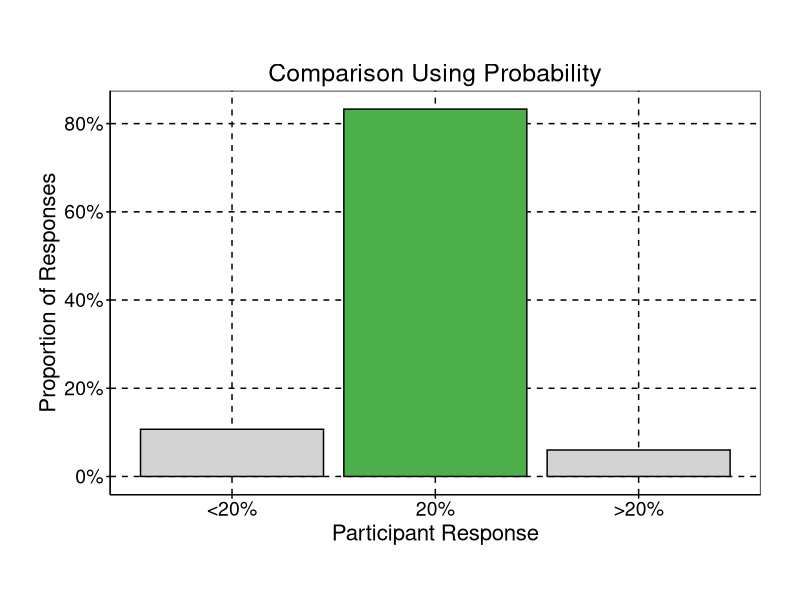
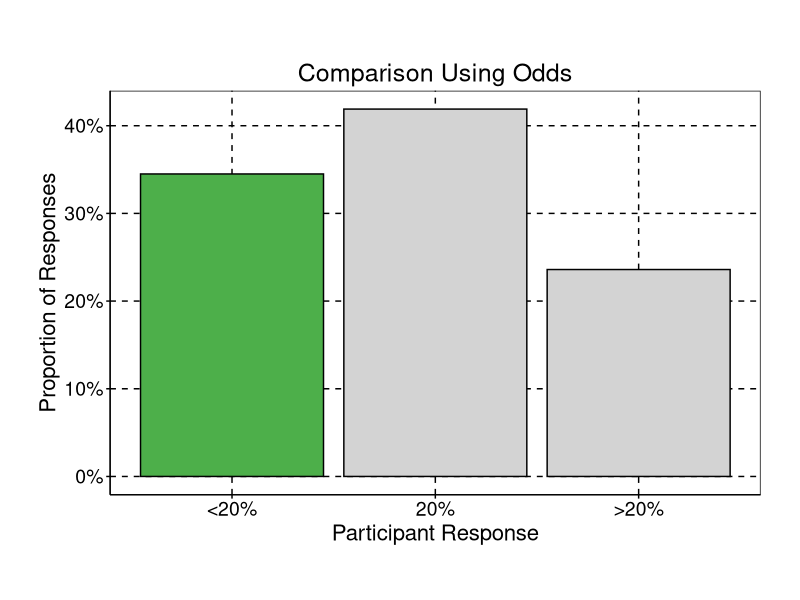
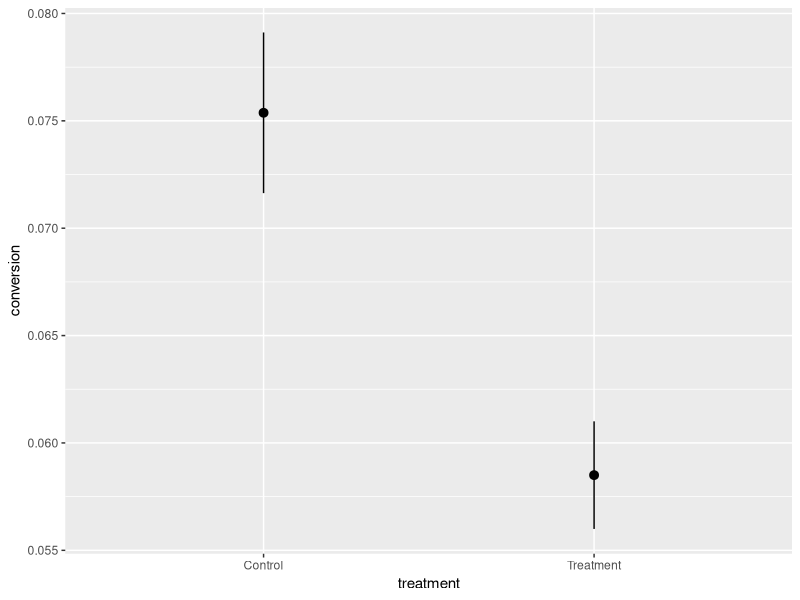
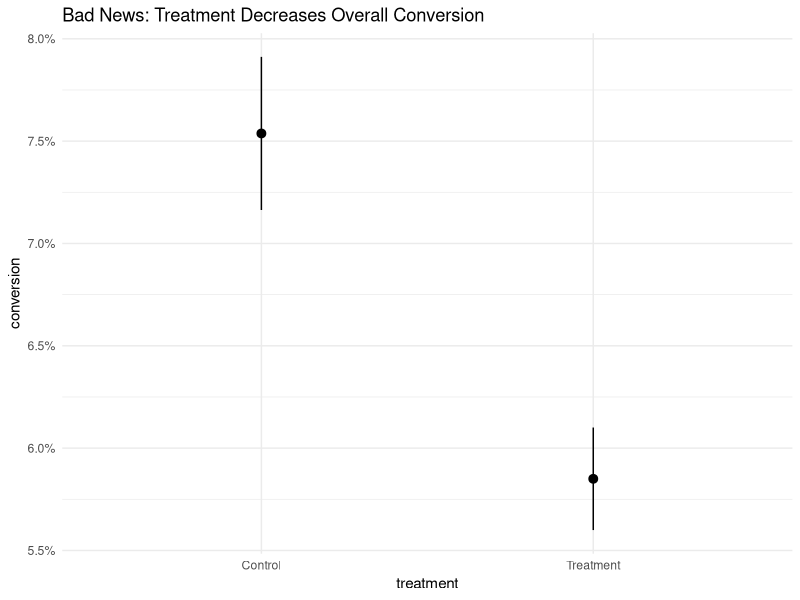

Generate these figures, in order, with R:
## ---- chunk 1
#| echo: false
#| warning: false
#| message: false

library(tidyverse)
library(marginaleffects)

options(width = 10000)
options(marginaleffects_print_column_names = 10000)
options(marginaleffects_print_type = FALSE)
options(digits = 2)

od <- tibble::tribble(
  ~device,         ~lang, ~pop_weight, ~exp_weight, ~p_control, ~p_treat,
  "Desktop",     "English",         0.4,     0.8,        0.1,     0.115,
  "Desktop", "Non-English",         0.2,     0.1,       0.04,     0.02,
  "Mobile",     "English",         0.3,    0.05,       0.08,     0.03,
  "Mobile", "Non-English",         0.1,    0.05,       0.01,     0.01
)

population_weights <- od %>% 
                      select(device, lang, pop_weight)


withr::with_seed(0, {
  
experiment_data <- od %>% 
                   sample_n(100000, weight = exp_weight, replace=T) %>% 
                   group_by(device, lang) %>% 
                   mutate(
                     treatment = sample(c('Treatment','Control'), size = n(), replace=T),
                     p = case_match(treatment, 'Treatment' ~ p_treat, .default = p_control),
                     conversion = rbinom(n(), 1, p)
                   ) %>% 
                   ungroup

})
## ---- chunk 2
#| echo: false
polls <- tribble(
  ~'prop', ~'response', ~"prompt", ~"correct", 
  0.107, "<20%", "Probability", 0,
  0.833, "20%", "Probability", 1,
  0.06,  ">20%", "Probability", 0,
  .345, "<20%", "Odds", 1,
  .419, "20%", "Odds", 0,
  .236, ">20%", "Odds", 0
) %>% 
  mutate(
    response = factor(response, levels = c("<20%", "20%", ">20%"), ordered = T),
    prompt = fct_rev(prompt),
    correct = factor(correct)
  ) 

my_labeller <- function(variable,value){
  return(str_c('Comparison Using ', value))
}


polls %>% 
  filter(prompt=='Probability') %>% 
  ggplot(aes(response, prop, fill=correct)) + 
  geom_col(color='black') +
  facet_wrap(~prompt, labeller = my_labeller) + 
  scale_y_continuous(labels = scales::percent) + 
  scale_fill_manual(values = c('light gray', '#4DAF4A')) + 
  labs(x='Participant Response', 
       y = 'Proportion of Responses') + 
  guides(fill='none') + 
  theme(
    aspect.ratio = 1 / 1.61,
    panel.background = element_rect(fill = "transparent", colour = 'black'),
    plot.background = element_rect(fill = "transparent", colour = NA),
    axis.title = element_text(colour = "black", size = 16),
    axis.text = element_text(colour = "black", size = 14),
    axis.ticks = element_line(colour = "black"),
    axis.line = element_line(colour = "black"),
    strip.background = element_rect(fill = "transparent", colour = NA),
    strip.text = element_text(colour = "black", size = 18),
    panel.grid.major = element_line(colour = "black", linetype = "dashed"), # Major grid lines
    panel.grid.minor = element_blank(),
    legend.background = element_rect(fill = "transparent", colour = NA),
    legend.text = element_text(colour = "black"),
    legend.title = element_text(colour = "black"),
    legend.key = element_rect(fill = "transparent", colour = NA),
    title = element_text(color="black"),
    plot.margin=grid::unit(c(1,1,1,1), "cm")
  )
## ---- chunk 3
#| echo: false
polls %>% 
  filter(prompt=='Odds') %>% 
  ggplot(aes(response, prop, fill=correct)) + 
  geom_col(color='black') +
  facet_wrap(~prompt, labeller = my_labeller) + 
  scale_y_continuous(labels = scales::percent) + 
  scale_fill_manual(values = c('light gray', '#4DAF4A')) + 
  labs(x='Participant Response', 
       y = 'Proportion of Responses') + 
  guides(fill='none') + 
  theme(
    aspect.ratio = 1 / 1.61,
    panel.background = element_rect(fill = "transparent", colour = 'black'),
    plot.background = element_rect(fill = "transparent", colour = NA),
    axis.title = element_text(colour = "black", size = 16),
    axis.text = element_text(colour = "black", size = 14),
    axis.ticks = element_line(colour = "black"),
    axis.line = element_line(colour = "black"),
    strip.background = element_rect(fill = "transparent", colour = NA),
    strip.text = element_text(colour = "black", size = 18),
    panel.grid.major = element_line(colour = "black", linetype = "dashed"), # Major grid lines
    panel.grid.minor = element_blank(),
    legend.background = element_rect(fill = "transparent", colour = NA),
    legend.text = element_text(colour = "black"),
    legend.title = element_text(colour = "black"),
    legend.key = element_rect(fill = "transparent", colour = NA),
    title = element_text(color="black"),
    plot.margin=grid::unit(c(1,1,1,1), "cm")
  )
## ---- chunk 4
#| echo: true

model <- glm(conversion ~ treatment*device*lang, 
  data=experiment_data,
  family = binomial())
## ---- chunk 5
#| echo: true

# Exponentiate to get odds ratios
broom::tidy(model, exponentiate = TRUE)
## ---- chunk 6
#| echo: true
lift <- function(hi, lo){
  diff <- mean(hi) - mean(lo)
  diff / mean(lo)
}
## ---- chunk 7
#| echo: false
#| eval: true
avg_comparisons(model=model, variables = 'treatment', comparison = lift) %>% 
  as_tibble() ->d


select(d, -contrast) %>% 
  select(term, estimate, std.error, p.value,  starts_with('conf'))
## ---- chunk 8
#| echo: false
#| eval: true
avg_comparisons(model=model, variables = 'treatment', comparison = lift,
                by = 'device') %>% 
  as_tibble()-> d


select(d, -contrast) %>% 
  select(term, device, estimate, std.error, p.value, starts_with('conf'))

## ---- chunk 9
#| echo: false
#| eval: true
#| code-line-numbers: "2"
avg_comparisons(model=model, variables = 'treatment', comparison = lift,
                by = c('device', 'lang')) %>% 
  as_tibble() -> d


select(d, -contrast) %>% 
  select(term, device, lang, estimate,  std.error, p.value,  starts_with('conf'))
## ---- chunk 10

population_weights

## ---- chunk 11
#| echo: false
#| eval: true
avg_comparisons(model=model, variables = 'treatment', comparison = lift,
                newdata = population_weights,
                wts='pop_weight') %>% 
  as_tibble() -> d


select(d, -contrast) %>% 
  select(term, estimate,  std.error, p.value,  starts_with('conf'))
## ---- chunk 12
#| fig-height: 4
population_weights_w_treat <- population_weights %>% 
                              crossing(
                                treatment = c('Treatment','Control')
                              )
plot_predictions(model=model,  by = 'treatment', 
                 newdata = population_weights_w_treat, wts='pop_weight')



## ---- chunk 13
#| fig-height: 4
#| code-line-numbers: "3-5"

plot_predictions(model=model,  by = 'treatment', 
                 newdata = population_weights_w_treat, wts='pop_weight') + 
  scale_y_continuous(labels = scales::percent) + 
  theme_minimal()+
  labs(title='Bad News: Treatment Decreases Overall Conversion')
